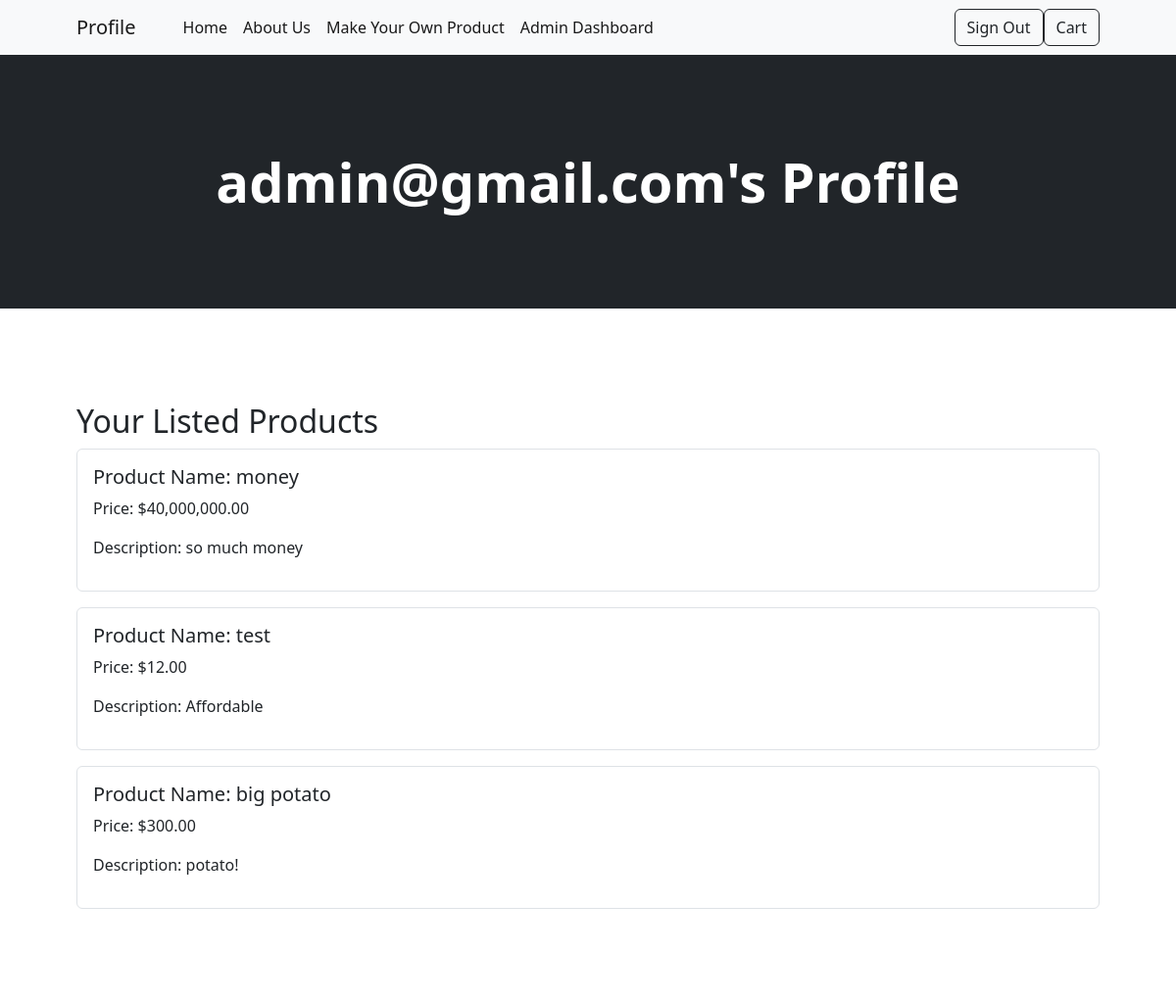
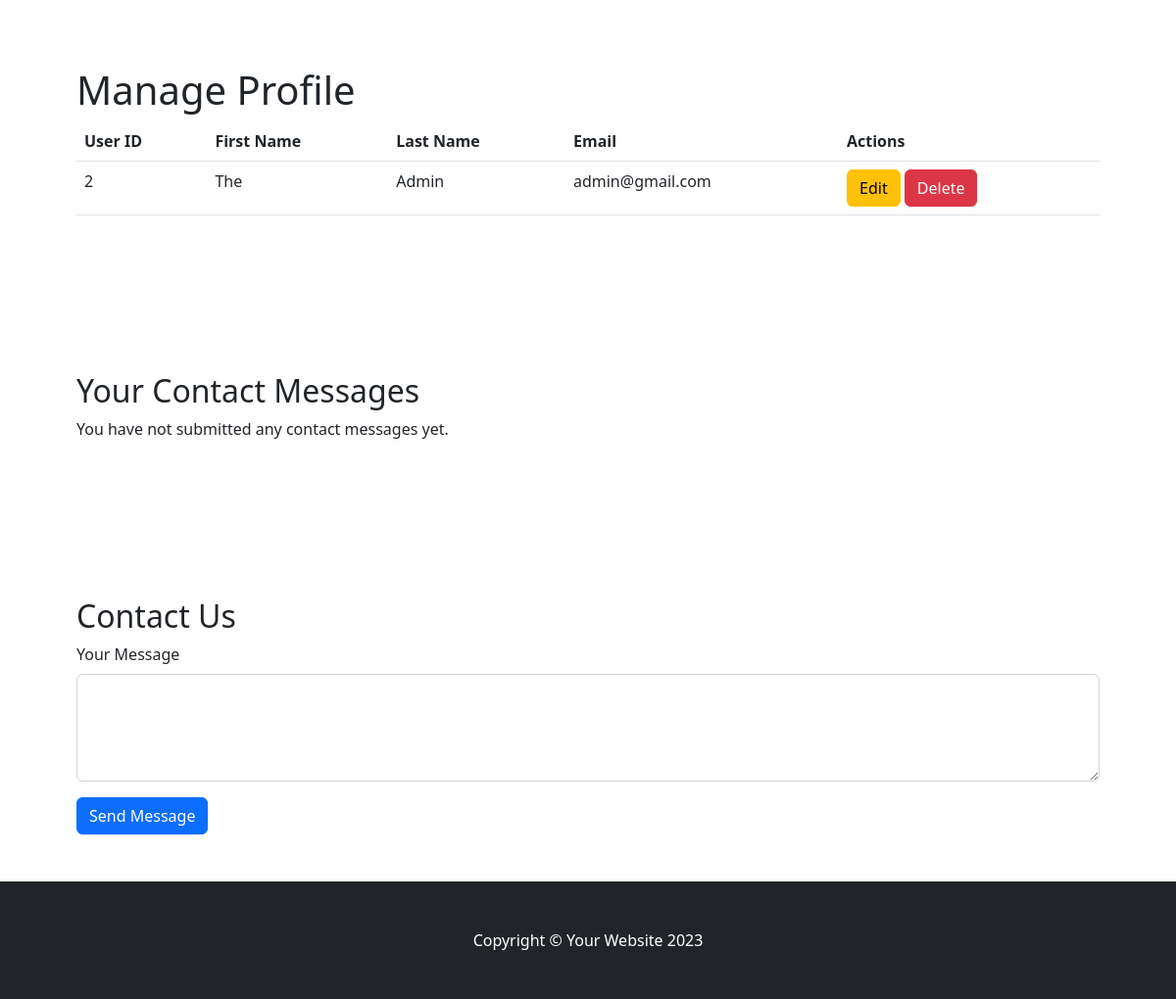
Page /app/Users/profile.php?id=2 (signed in) on the committed database (2 pictures, top to bottom).
### tables this page shows
CREATE TABLE `product` (
  `product_ID` int(10) UNSIGNED NOT NULL,
  `name` varchar(100) NOT NULL,
  `description` text DEFAULT NULL,
  `price` decimal(10,2) UNSIGNED NOT NULL,
  `created_by` int(10) UNSIGNED NOT NULL COMMENT 'linked to user id',
  `ImageURL` varchar(255) DEFAULT NULL
);

CREATE TABLE `user` (
  `User_ID` int(10) UNSIGNED NOT NULL,
  `first_name` varchar(50) DEFAULT NULL,
  `last_name` varchar(50) DEFAULT NULL,
  `email` varchar(100) NOT NULL,
  `password` varchar(255) NOT NULL,
  `isAdmin` tinyint(1) NOT NULL DEFAULT 0
);

### app/Users/profile.php (the view, shortened to what this page needs)
<?php
require_once('../../lib/db.php');
$userID = $_SESSION['user/ID'];
$stmtUser = $pdo->prepare('SELECT * FROM user WHERE User_ID = ?');
$stmtUser->execute([$userID]);
$user = $stmtUser->fetch();
$stmtProducts = $pdo->prepare('SELECT * FROM product WHERE created_by = ?');
$stmtProducts->execute([$userID]);
$products = $stmtProducts->fetchAll();
$stmtContacts = $pdo->prepare('SELECT * FROM contact WHERE user_ID = ? ');
$stmtContacts->execute([$userID]);
$contacts = $stmtContacts->fetchAll();
require_once("../../theme/header.php");
?>
    <header class="bg-dark py-5">
        <div class="container px-4 px-lg-5 my-5">
            <div class="text-center text-white">
                <h1 class="display-4 fw-bolder"><?= ($_SESSION['user/email']) ?>'s Profile</h1>
            </div>
        </div>
    </header>
    <section class="py-5">
        <div class="container px-4 px-lg-5 mt-5">
            <h2>Your Listed Products</h2>
            <?php if (count($products) > 0): ?>
                <?php foreach ($products as $product): ?>
                    <div class="mb-3 border p-3 rounded">
                        <h5>Product Name: <?= ($product['name']) ?></h5>
                        <p>Price: $<?= number_format($product['price'], 2) ?></p>
                        <p>Description: <?= ($product['description']) ?></p>
                    </div>
                <?php endforeach; ?>
            <?php else: ?>
                <p>You have not listed any products yet.</p>
            <?php endif; ?>
        </div>
    </section>
    <section class="py-5">
    	<div class="container px-4 px-lg-5 mt-5">
    		<h1>Manage Profile</h1>
    			<table class="table">
        			<thead>
            			<tr>
                			<th>User ID</th>
                			<th>First Name</th>
                			<th>Last Name</th>
                			<th>Email</th>
                			<th> Actions </th>
            			</tr>
       			 	</thead>
        			<tbody>
						<tr>
							<td><?= $user['User_ID'] ?></td>
							<td><?= ($user['first_name']) ?></td>
							<td><?= ($user['last_name']) ?></td>
							<td><?= ($user['email']) ?></td>
							<td>
								<a href="edituser.php?id=<?= $user['User_ID'] ?>" class="btn btn-warning">Edit</a>
								<a href="deleteuser.php?id=<?= $user['User_ID'] ?>" class="btn btn-danger" onclick="return confirm('Are you sure?');">Delete</a>
						</td>
						</tr>
        			</tbody>
    			</table>
    		</div>
	</section>
    <section class="py-5">
        <div class="container px-4 px-lg-5 mt-5">
            <h2>Your Contact Messages</h2>
            <?php if (count($contacts) > 0): ?>
                <?php foreach ($contacts as $contact): ?>
                    <div class="mb-3 border p-3 rounded">
                        <p><strong>Message:</strong> <?= ($contact['message']) ?></p>
                        <p><small><strong>Date:</strong> <?= ($contact['submission_date']) ?></small></p>
                    </div>
                <?php endforeach; ?>
            <?php else: ?>
                <p>You have not submitted any contact messages yet.</p>
            <?php endif; ?>
        </div>
    </section>
    <section class="py-5">
        <div class="container px-4 px-lg-5 mt-5">
            <h2>Contact Us</h2>
            <form action="profile.php" method="POST">
                <div class="mb-3">
                    <label for="user_message" class="form-label">Your Message</label>
                    <textarea class="form-control" id="user_message" name="user_message" rows="4" required></textarea>
                </div>
                <button type="submit" class="btn btn-primary">Send Message</button>
            </form>
        </div>
    </section>
    <footer class="py-5 bg-dark">
        <div class="container"><p class="m-0 text-center text-white">Copyright &copy; Your Website 2023</p></div>
    </footer>
</body>
</html>

### rows in the picture
product: name "money", price "40,000,000.00", description "so much money"
product: name "test", price "12.00", description "Affordable"
product: name "big potato", price "300.00", description "potato!"
user: User_ID "2", first_name "The", last_name "Admin", email "admin@gmail.com"

### other values in the picture
$_SESSION['user/email'] "admin@gmail.com"
